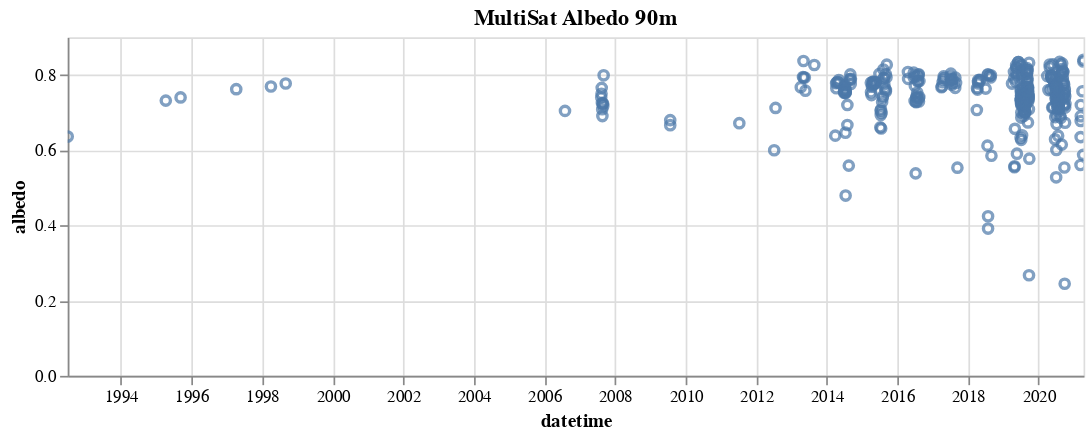

Write notebook code for a chart like this one.
### Markdown cell above
### 90 m

### Code cell
pointValue = multiSat.getRegion(aoi, 90).getInfo() # 300 is the buffer radius
df = ee_array_to_df(pointValue, ['Blue', 'Green', 'Red', 'NIR', 'SWIR1', 'SWIR2']) 

df['albedo'] = 0.356 * df.Blue/10000 + 0.13 * df.Red/10000 + 0.373 * df.NIR/10000 + 0.085 * df.SWIR1/10000 + 0.072 * df.SWIR2/10000 - 0.018
# df['albedo'] = 0.6002 * df.Blue/10000  + 1.7529 * df.Green/10000 - 2.7452 * df.Red/10000 + 1.1771 * df.NIR/10000 - 0.0376 * df.SWIR1/10000 + 0.0387 * df.SWIR2/10000 + 0.1231
df['ndsi'] = (df.Green - df.SWIR1) / (df.Green + df.SWIR1)
# df.to_csv('sigmaAmult90.csv', index=False)

alt.Chart(
    df,
    title = 'MultiSat Albedo 90m'
    ).mark_point().encode(
    x='datetime:T',
    y='albedo:Q',
    # color='Origin:N',
    # href='url:N',
    tooltip=['datetime', 'albedo', 'ndsi']
).properties(
    width=600, height=200
).interactive()

### Figure 1 — Vega-Lite specification as saved in the notebook (floating-point values rounded to 4 significant figures; data arrays with more than 128 entries replaced by an {"elided": "..."} marker saying what was removed)
{"config": {"view": {"continuousWidth": 400, "continuousHeight": 300}}, "data": {"name": "data-c84ddc91c0fd96e8d18fec908c9d7dac"}, "mark": "point", "encoding": {"tooltip": [{"type": "temporal", "field": "datetime"}, {"type": "quantitative", "field": "albedo"}, {"type": "quantitative", "field": "ndsi"}], "x": {"type": "temporal", "field": "datetime"}, "y": {"type": "quantitative", "field": "albedo"}}, "height": 200, "selection": {"selector009": {"type": "interval", "bind": "scales", "encodings": ["x", "y"]}}, "title": "MultiSat Albedo 90m", "width": 600, "$schema": "https://vega.github.io/schema/vega-lite/v4.8.1.json", "datasets": {"data-c84ddc91c0fd96e8d18fec908c9d7dac": {"elided": "370 records"}}}
